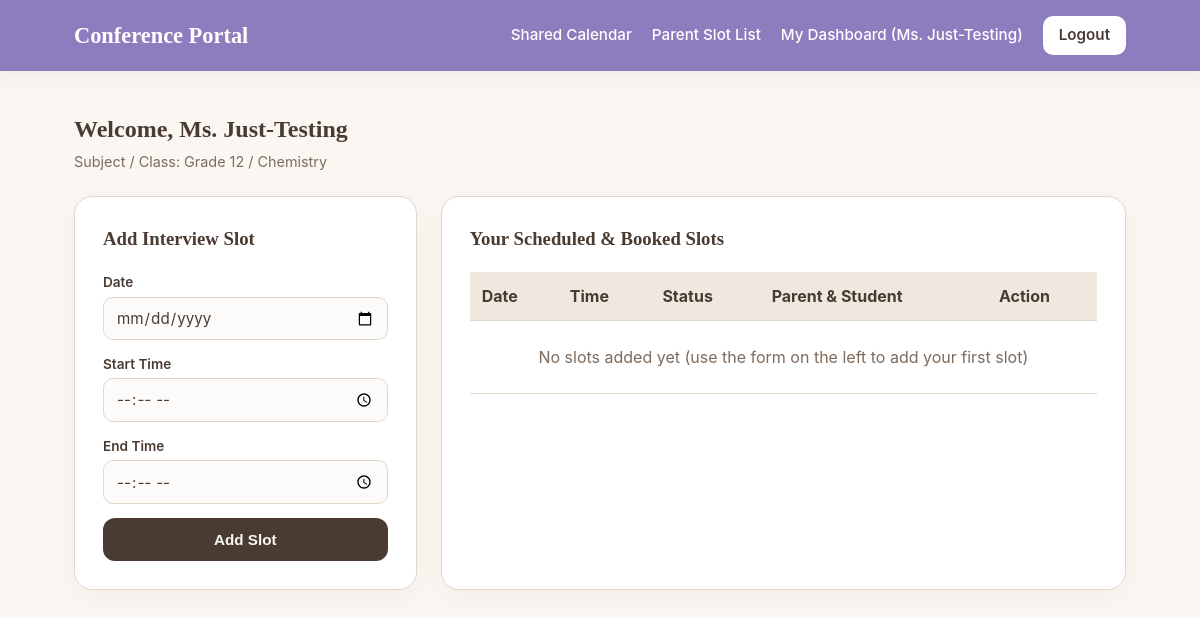
Page /teacher/dashboard (signed in) on the earlier database version.
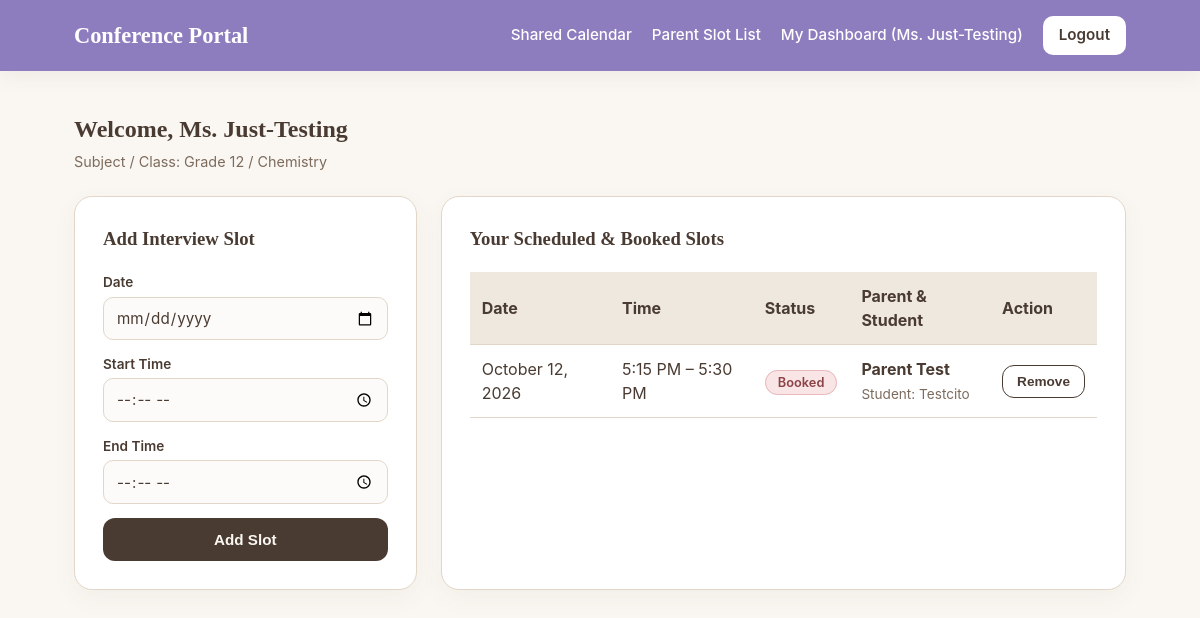
Same page on the later database version.
### app.py (models this page shows)
class TimeSlot(db.Model):
    id = db.Column(db.Integer, primary_key=True)
    teacher_id = db.Column(db.Integer, db.ForeignKey('teacher.id'), nullable=False)
    date = db.Column(db.String(10), nullable=False)
    start_time = db.Column(db.String(5), nullable=False)
    end_time = db.Column(db.String(5), nullable=False)
    is_booked = db.Column(db.Boolean, default=False)
    parent_name = db.Column(db.String(100), nullable=True)
    student_name = db.Column(db.String(100), nullable=True)

### app.py (the view)
@app.route('/teacher/dashboard')
def teacher_dashboard():
    if 'teacher_id' not in session:
        return redirect(url_for('teacher_auth'))
    teacher = Teacher.query.get_or_404(session['teacher_id'])
    slots = TimeSlot.query.filter_by(teacher_id=teacher.id).order_by(TimeSlot.date, TimeSlot.start_time).all()
    return render_template('teacher_dashboard.html', teacher=teacher, slots=slots)

### app.py (called while the page is built)
@app.template_filter('format_date')
def format_date(date_str):
    if not date_str:
        return ""
    try:
        dt = datetime.strptime(str(date_str).strip(), '%Y-%m-%d')
        return f"{dt.strftime('%B')} {dt.day}, {dt.year}"
    except Exception:
        return date_str

@app.template_filter('format_time')
def format_time(time_str):
    if not time_str:
        return ""
    try:
        dt = datetime.strptime(str(time_str).strip()[:5], '%H:%M')
        hour = dt.hour % 12 or 12
        ampm = "AM" if dt.hour < 12 else "PM"
        return f"{hour}:{dt.minute:02d} {ampm}"
    except Exception:
        return time_str

### templates/teacher_dashboard.html (shortened to what the changed rows need)
<!DOCTYPE html>
<html lang="en">
<head>
    <link rel="stylesheet" href="{{ url_for('static', filename='style.css') }}?v=5">
</head>
<body>
    <div class="container" style="padding-bottom: 60px;">
        <div style="margin-bottom: 24px;">
            <h2 style="margin-bottom: 4px;">Welcome, {{ teacher.name }}</h2>
        </div>
        <div class="grid-2" style="grid-template-columns: 1fr 2fr;">
            <div class="card">
                <div>
                    <table>
                        <thead>
                            <tr>
                                <th>Date</th>
                                <th>Time</th>
                                <th>Status</th>
                                <th>Parent & Student</th>
                                <th>Action</th>
                            </tr>
                        </thead>
                        <tbody>
                            {% for slot in slots %}
                            <tr>
                                <td>{{ slot.date | format_date }}</td>
                                <td>{{ slot.start_time | format_time }} – {{ slot.end_time | format_time }}</td>
                                <td>
                                    <span class="{{ 'badge-booked' if slot.is_booked else 'badge-open' }}">
                                        {{ 'Booked' if slot.is_booked else 'Open' }}
                                    </span>
                                </td>
                                <td>
                                    {% if slot.is_booked %}
                                        <strong>{{ slot.parent_name }}</strong><br>
                                        <span style="color: #7D6B5D; font-size: 0.85rem;">Student: {{ slot.student_name }}</span>
                                    {% else %}
                                        <span style="color: #7D6B5D;">—</span>
                                    {% endif %}
                                </td>
                                <td>
                                    <form method="POST" action="{{ url_for('delete_slot', slot_id=slot.id) }}">
                                        <button type="submit" class="btn btn-outline btn-sm">Remove</button>
                                    </form>
                                </td>
                            </tr>
                            {% else %}
                            <tr>
                                <td colspan="5" style="text-align: center; color: #7D6B5D; padding: 24px;">
                                    No slots added yet (use the form on the left to add your first slot)
                                </td>
                            </tr>
                            {% endfor %}
                        </tbody>
                    </table>
                </div>
            </div>
        </div>
    </div>
</body>
</html>

Differences in the rows shown:
added TimeSlot: date "October 12, 2026", start_time "5:15 PM", end_time "5:30 PM", is_booked "Booked", parent_name "Parent Test", student_name "Testcito"
Other differences:
text no longer shown: "No slots added yet (use the form on the left to add your first slot)"
